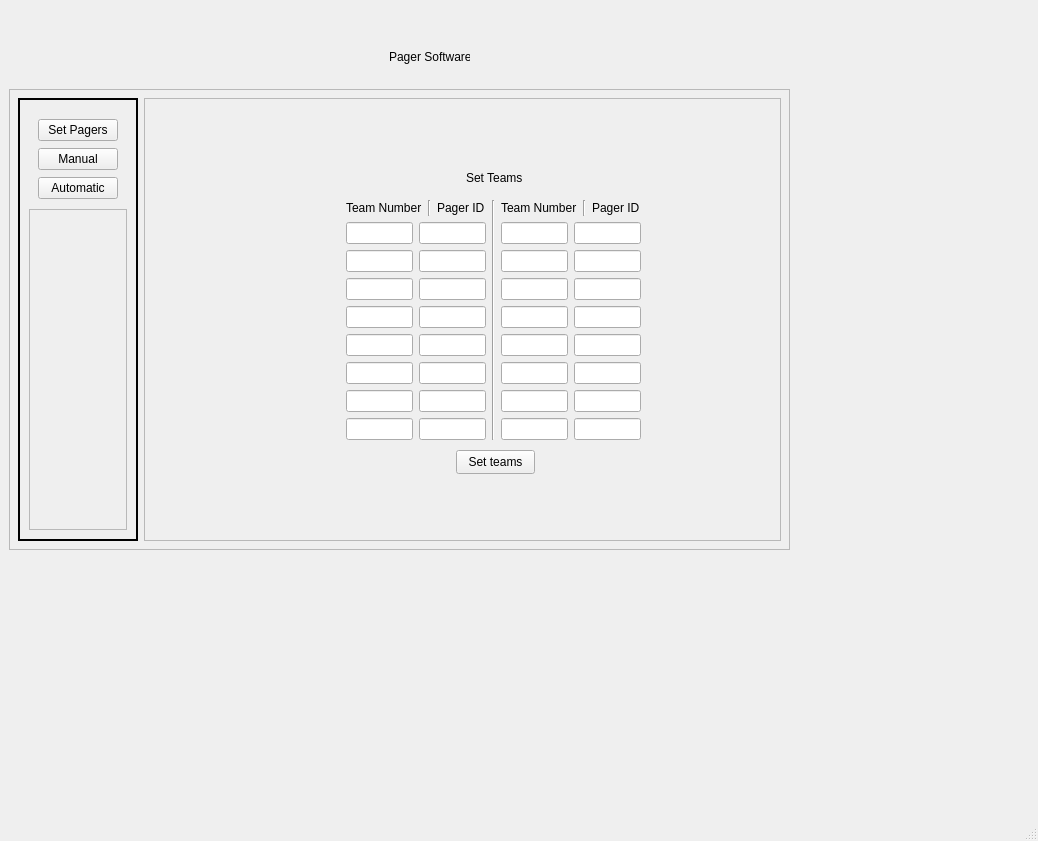
<?xml version="1.0" encoding="UTF-8"?>
<ui version="4.0">
 <class>MainWindow</class>
 <widget class="QMainWindow" name="MainWindow">
  <property name="geometry">
   <rect>
    <x>0</x>
    <y>0</y>
    <width>1038</width>
    <height>841</height>
   </rect>
  </property>
  <property name="windowTitle">
   <string>MainWindow</string>
  </property>
  <widget class="QWidget" name="centralwidget">
   <widget class="QFrame" name="horizontalFrame">
    <property name="geometry">
     <rect>
      <x>10</x>
      <y>10</y>
      <width>781</width>
      <height>80</height>
     </rect>
    </property>
    <property name="maximumSize">
     <size>
      <width>1920</width>
      <height>200</height>
     </size>
    </property>
    <layout class="QHBoxLayout" name="TopBar">
     <item>
      <widget class="QFrame" name="frame">
       <property name="autoFillBackground">
        <bool>false</bool>
       </property>
       <property name="styleSheet">
        <string notr="true">#frame{
border-radius: 0px;
}</string>
       </property>
       <property name="frameShape">
        <enum>QFrame::Shape::StyledPanel</enum>
       </property>
       <property name="frameShadow">
        <enum>QFrame::Shadow::Plain</enum>
       </property>
       <widget class="QLabel" name="label">
        <property name="geometry">
         <rect>
          <x>370</x>
          <y>30</y>
          <width>81</width>
          <height>16</height>
         </rect>
        </property>
        <property name="text">
         <string>Pager Software</string>
        </property>
       </widget>
      </widget>
     </item>
    </layout>
   </widget>
   <widget class="QFrame" name="Content">
    <property name="geometry">
     <rect>
      <x>9</x>
      <y>89</y>
      <width>781</width>
      <height>461</height>
     </rect>
    </property>
    <property name="maximumSize">
     <size>
      <width>1920</width>
      <height>16777215</height>
     </size>
    </property>
    <property name="frameShape">
     <enum>QFrame::Shape::StyledPanel</enum>
    </property>
    <property name="frameShadow">
     <enum>QFrame::Shadow::Raised</enum>
    </property>
    <widget class="QFrame" name="horizontalFrame_2">
     <property name="geometry">
      <rect>
       <x>0</x>
       <y>0</y>
       <width>781</width>
       <height>461</height>
      </rect>
     </property>
     <property name="autoFillBackground">
      <bool>false</bool>
     </property>
     <property name="styleSheet">
      <string notr="true">#horizontalFrame_2{
	border-radius: 0px;
}</string>
     </property>
     <property name="frameShape">
      <enum>QFrame::Shape::StyledPanel</enum>
     </property>
     <layout class="QHBoxLayout" name="horizontalLayout">
      <item>
       <widget class="QFrame" name="Menu_selectors">
        <property name="maximumSize">
         <size>
          <width>100</width>
          <height>16777215</height>
         </size>
        </property>
        <property name="frameShape">
         <enum>QFrame::Shape::WinPanel</enum>
        </property>
        <layout class="QVBoxLayout" name="verticalLayout_2">
         <property name="spacing">
          <number>0</number>
         </property>
         <property name="sizeConstraint">
          <enum>QLayout::SizeConstraint::SetMinAndMaxSize</enum>
         </property>
         <item>
          <widget class="QFrame" name="verticalFrame_2">
           <property name="maximumSize">
            <size>
             <width>16777215</width>
             <height>100</height>
            </size>
           </property>
           <layout class="QVBoxLayout" name="verticalLayout_5">
            <item>
             <widget class="QPushButton" name="SwitchPager">
              <property name="text">
               <string>Set Pagers</string>
              </property>
             </widget>
            </item>
            <item>
             <widget class="QPushButton" name="SwitchManual">
              <property name="text">
               <string>Manual</string>
              </property>
             </widget>
            </item>
            <item>
             <widget class="QPushButton" name="SwitchAuto">
              <property name="text">
               <string>Automatic</string>
              </property>
             </widget>
            </item>
           </layout>
          </widget>
         </item>
         <item>
          <widget class="QFrame" name="frame_2">
           <property name="autoFillBackground">
            <bool>false</bool>
           </property>
           <property name="frameShape">
            <enum>QFrame::Shape::StyledPanel</enum>
           </property>
           <property name="frameShadow">
            <enum>QFrame::Shadow::Raised</enum>
           </property>
          </widget>
         </item>
        </layout>
       </widget>
      </item>
      <item>
       <widget class="QFrame" name="Main_Menus">
        <property name="frameShape">
         <enum>QFrame::Shape::StyledPanel</enum>
        </property>
        <layout class="QVBoxLayout" name="verticalLayout">
         <property name="spacing">
          <number>7</number>
         </property>
         <property name="leftMargin">
          <number>11</number>
         </property>
         <property name="topMargin">
          <number>11</number>
         </property>
         <property name="rightMargin">
          <number>11</number>
         </property>
         <property name="bottomMargin">
          <number>11</number>
         </property>
         <item>
          <widget class="QStackedWidget" name="stackedWidget">
           <property name="autoFillBackground">
            <bool>true</bool>
           </property>
           <property name="currentIndex">
            <number>0</number>
           </property>
           <widget class="QWidget" name="SetTeams">
            <widget class="QLabel" name="TeamTitleLable">
             <property name="geometry">
              <rect>
               <x>310</x>
               <y>60</y>
               <width>71</width>
               <height>16</height>
              </rect>
             </property>
             <property name="text">
              <string>Set Teams</string>
             </property>
            </widget>
            <widget class="QWidget" name="horizontalLayoutWidget_3">
             <property name="geometry">
              <rect>
               <x>190</x>
               <y>90</y>
               <width>295</width>
               <height>240</height>
              </rect>
             </property>
             <layout class="QHBoxLayout" name="horizontalLayout_3">
              <item>
               <layout class="QVBoxLayout" name="BlockForTeamSet1">
                <item>
                 <layout class="QHBoxLayout" name="Textlabels_1">
                  <item>
                   <widget class="QLabel" name="PagerID1">
                    <property name="text">
                     <string>Team Number</string>
                    </property>
                   </widget>
                  </item>
                  <item>
                   <widget class="Line" name="line">
                    <property name="orientation">
                     <enum>Qt::Orientation::Vertical</enum>
                    </property>
                   </widget>
                  </item>
                  <item>
                   <widget class="QLabel" name="label_4">
                    <property name="text">
                     <string>Pager ID</string>
                    </property>
                   </widget>
                  </item>
                 </layout>
                </item>
                <item>
                 <layout class="QGridLayout" name="TeamBlock1">
                  <item row="0" column="1">
                   <widget class="QLineEdit" name="PID1"/>
                  </item>
                  <item row="3" column="0">
                   <widget class="QLineEdit" name="TeamN4"/>
                  </item>
                  <item row="2" column="1">
                   <widget class="QLineEdit" name="PID3"/>
                  </item>
                  <item row="1" column="1">
                   <widget class="QLineEdit" name="PID2"/>
                  </item>
                  <item row="6" column="0">
                   <widget class="QLineEdit" name="TeamN7"/>
                  </item>
                  <item row="2" column="0">
                   <widget class="QLineEdit" name="TeamN3"/>
                  </item>
                  <item row="3" column="1">
                   <widget class="QLineEdit" name="PID4"/>
                  </item>
                  <item row="0" column="0">
                   <widget class="QLineEdit" name="TeamN1"/>
                  </item>
                  <item row="5" column="1">
                   <widget class="QLineEdit" name="PID6"/>
                  </item>
                  <item row="4" column="0">
                   <widget class="QLineEdit" name="TeamN5"/>
                  </item>
                  <item row="4" column="1">
                   <widget class="QLineEdit" name="PID5"/>
                  </item>
                  <item row="5" column="0">
                   <widget class="QLineEdit" name="TeamN6"/>
                  </item>
                  <item row="1" column="0">
                   <widget class="QLineEdit" name="TeamN2"/>
                  </item>
                  <item row="7" column="0">
                   <widget class="QLineEdit" name="TeamN8"/>
                  </item>
                  <item row="6" column="1">
                   <widget class="QLineEdit" name="PID7"/>
                  </item>
                  <item row="7" column="1">
                   <widget class="QLineEdit" name="PID8"/>
                  </item>
                 </layout>
                </item>
               </layout>
              </item>
              <item>
               <widget class="Line" name="line_3">
                <property name="orientation">
                 <enum>Qt::Orientation::Vertical</enum>
                </property>
               </widget>
              </item>
              <item>
               <layout class="QVBoxLayout" name="BlockForTeamSet2">
                <item>
                 <layout class="QHBoxLayout" name="Textlabels_2">
                  <item>
                   <widget class="QLabel" name="PagerID1_2">
                    <property name="text">
                     <string>Team Number</string>
                    </property>
                   </widget>
                  </item>
                  <item>
                   <widget class="Line" name="line_2">
                    <property name="orientation">
                     <enum>Qt::Orientation::Vertical</enum>
                    </property>
                   </widget>
                  </item>
                  <item>
                   <widget class="QLabel" name="label_5">
                    <property name="text">
                     <string>Pager ID</string>
                    </property>
                   </widget>
                  </item>
                 </layout>
                </item>
                <item>
                 <layout class="QGridLayout" name="TeamBlock2">
                  <item row="0" column="1">
                   <widget class="QLineEdit" name="PID9"/>
                  </item>
                  <item row="3" column="0">
                   <widget class="QLineEdit" name="TeamN12"/>
                  </item>
                  <item row="2" column="1">
                   <widget class="QLineEdit" name="PID11"/>
                  </item>
                  <item row="1" column="1">
                   <widget class="QLineEdit" name="PID10"/>
                  </item>
                  <item row="6" column="0">
                   <widget class="QLineEdit" name="TeamN15"/>
                  </item>
                  <item row="2" column="0">
                   <widget class="QLineEdit" name="TeamN11"/>
                  </item>
                  <item row="3" column="1">
                   <widget class="QLineEdit" name="PID12"/>
                  </item>
                  <item row="0" column="0">
                   <widget class="QLineEdit" name="TeamN9"/>
                  </item>
                  <item row="5" column="1">
                   <widget class="QLineEdit" name="PID14"/>
                  </item>
                  <item row="4" column="0">
                   <widget class="QLineEdit" name="TeamN13"/>
                  </item>
                  <item row="4" column="1">
                   <widget class="QLineEdit" name="PID13"/>
                  </item>
                  <item row="5" column="0">
                   <widget class="QLineEdit" name="TeamN14"/>
                  </item>
                  <item row="1" column="0">
                   <widget class="QLineEdit" name="TeamN10"/>
                  </item>
                  <item row="7" column="0">
                   <widget class="QLineEdit" name="TeamN16"/>
                  </item>
                  <item row="6" column="1">
                   <widget class="QLineEdit" name="PID15"/>
                  </item>
                  <item row="7" column="1">
                   <widget class="QLineEdit" name="PID16"/>
                  </item>
                 </layout>
                </item>
               </layout>
              </item>
             </layout>
            </widget>
            <widget class="QLabel" name="label_2">
             <property name="geometry">
              <rect>
               <x>90</x>
               <y>360</y>
               <width>49</width>
               <height>16</height>
              </rect>
             </property>
             <property name="text">
              <string/>
             </property>
            </widget>
            <widget class="QPushButton" name="pushButton_2">
             <property name="geometry">
              <rect>
               <x>300</x>
               <y>340</y>
               <width>79</width>
               <height>24</height>
              </rect>
             </property>
             <property name="text">
              <string>Set teams</string>
             </property>
            </widget>
           </widget>
           <widget class="QWidget" name="Manual">
            <widget class="QWidget" name="horizontalLayoutWidget">
             <property name="geometry">
              <rect>
               <x>230</x>
               <y>170</y>
               <width>206</width>
               <height>122</height>
              </rect>
             </property>
             <layout class="QHBoxLayout" name="horizontalLayout_2" stretch="1,1,1">
              <item>
               <spacer name="horizontalSpacer">
                <property name="orientation">
                 <enum>Qt::Orientation::Horizontal</enum>
                </property>
                <property name="sizeHint" stdset="0">
                 <size>
                  <width>40</width>
                  <height>20</height>
                 </size>
                </property>
               </spacer>
              </item>
              <item>
               <widget class="QFrame" name="ManualIcons">
                <layout class="QVBoxLayout" name="verticalLayout_6">
                 <item>
                  <widget class="QLabel" name="Title">
                   <property name="text">
                    <string>            MANUAL QUEUE</string>
                   </property>
                  </widget>
                 </item>
                 <item>
                  <layout class="QGridLayout" name="gridLayout">
                   <item row="0" column="0">
                    <widget class="QLabel" name="TeamA">
                     <property name="minimumSize">
                      <size>
                       <width>81</width>
                       <height>16</height>
                      </size>
                     </property>
                     <property name="text">
                      <string>Select Team A</string>
                     </property>
                    </widget>
                   </item>
                   <item row="1" column="1">
                    <widget class="QComboBox" name="comboBox_2"/>
                   </item>
                   <item row="0" column="1">
                    <widget class="QLabel" name="TeamB">
                     <property name="minimumSize">
                      <size>
                       <width>81</width>
                       <height>16</height>
                      </size>
                     </property>
                     <property name="text">
                      <string>Select Team B</string>
                     </property>
                    </widget>
                   </item>
                   <item row="1" column="0">
                    <widget class="QComboBox" name="comboBox"/>
                   </item>
                  </layout>
                 </item>
                 <item>
                  <layout class="QVBoxLayout" name="verticalLayout_4">
                   <item>
                    <widget class="QPushButton" name="pushButton">
                     <property name="text">
                      <string>Message Team</string>
                     </property>
                    </widget>
                   </item>
                  </layout>
                 </item>
                </layout>
               </widget>
              </item>
              <item>
               <spacer name="horizontalSpacer_2">
                <property name="orientation">
                 <enum>Qt::Orientation::Horizontal</enum>
                </property>
                <property name="sizeHint" stdset="0">
                 <size>
                  <width>40</width>
                  <height>20</height>
                 </size>
                </property>
               </spacer>
              </item>
             </layout>
            </widget>
           </widget>
           <widget class="QWidget" name="Automatic"/>
          </widget>
         </item>
        </layout>
       </widget>
      </item>
     </layout>
    </widget>
   </widget>
  </widget>
  <widget class="QStatusBar" name="statusbar"/>
 </widget>
 <resources/>
 <connections/>
</ui>
